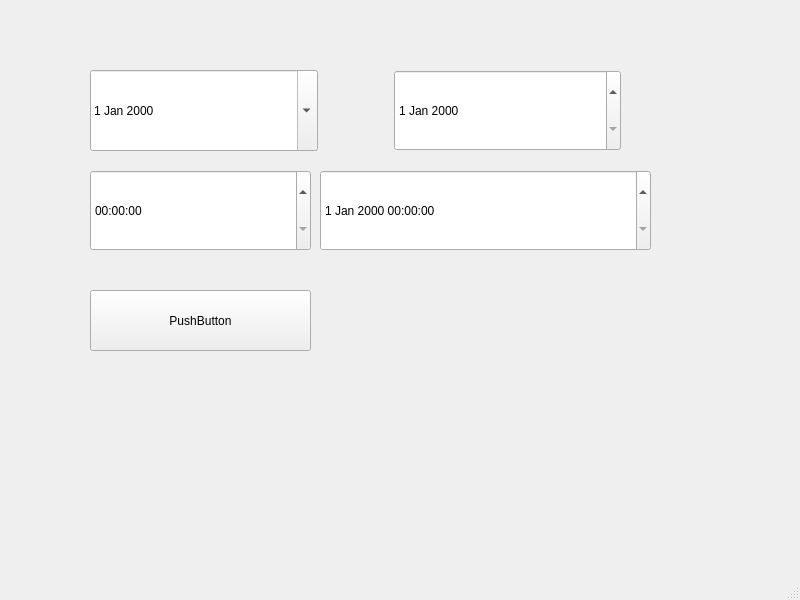
<?xml version="1.0" encoding="UTF-8"?>
<ui version="4.0">
 <class>MainWindow</class>
 <widget class="QMainWindow" name="MainWindow">
  <property name="geometry">
   <rect>
    <x>0</x>
    <y>0</y>
    <width>800</width>
    <height>600</height>
   </rect>
  </property>
  <property name="windowTitle">
   <string>MainWindow</string>
  </property>
  <widget class="QWidget" name="centralwidget">
   <widget class="QDateTimeEdit" name="dateTimeEdit">
    <property name="geometry">
     <rect>
      <x>320</x>
      <y>170</y>
      <width>331</width>
      <height>81</height>
     </rect>
    </property>
   </widget>
   <widget class="QTimeEdit" name="timeEdit">
    <property name="geometry">
     <rect>
      <x>90</x>
      <y>170</y>
      <width>221</width>
      <height>81</height>
     </rect>
    </property>
   </widget>
   <widget class="QPushButton" name="btnCalculate">
    <property name="geometry">
     <rect>
      <x>90</x>
      <y>290</y>
      <width>221</width>
      <height>61</height>
     </rect>
    </property>
    <property name="text">
     <string>PushButton</string>
    </property>
   </widget>
   <widget class="QWidget" name="">
    <property name="geometry">
     <rect>
      <x>90</x>
      <y>70</y>
      <width>531</width>
      <height>81</height>
     </rect>
    </property>
    <layout class="QHBoxLayout" name="horizontalLayout">
     <item>
      <widget class="QDateEdit" name="dateStart">
       <property name="enabled">
        <bool>true</bool>
       </property>
       <property name="sizePolicy">
        <sizepolicy hsizetype="Minimum" vsizetype="Preferred">
         <horstretch>0</horstretch>
         <verstretch>0</verstretch>
        </sizepolicy>
       </property>
       <property name="contextMenuPolicy">
        <enum>Qt::PreventContextMenu</enum>
       </property>
       <property name="calendarPopup">
        <bool>true</bool>
       </property>
      </widget>
     </item>
     <item>
      <spacer name="horizontalSpacer">
       <property name="orientation">
        <enum>Qt::Horizontal</enum>
       </property>
       <property name="sizeType">
        <enum>QSizePolicy::Fixed</enum>
       </property>
       <property name="sizeHint" stdset="0">
        <size>
         <width>70</width>
         <height>20</height>
        </size>
       </property>
      </spacer>
     </item>
     <item>
      <widget class="QDateEdit" name="dateEnd">
       <property name="sizePolicy">
        <sizepolicy hsizetype="Minimum" vsizetype="Preferred">
         <horstretch>0</horstretch>
         <verstretch>0</verstretch>
        </sizepolicy>
       </property>
      </widget>
     </item>
    </layout>
   </widget>
  </widget>
  <widget class="QMenuBar" name="menubar">
   <property name="geometry">
    <rect>
     <x>0</x>
     <y>0</y>
     <width>800</width>
     <height>26</height>
    </rect>
   </property>
  </widget>
  <widget class="QStatusBar" name="statusbar"/>
 </widget>
 <resources/>
 <connections/>
</ui>
